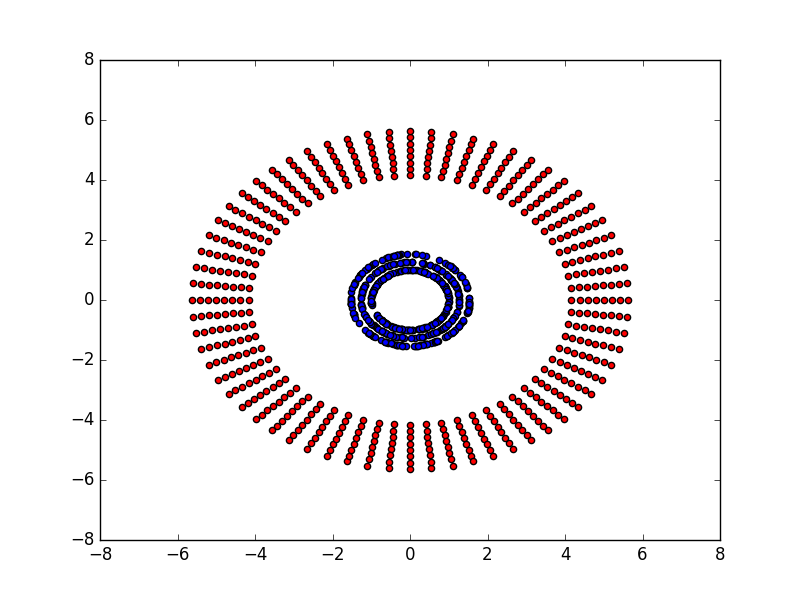

The Python source for this figure:
import numpy as np 
import csv 
import matplotlib.pyplot as plt 
import math

#open the data file
with open('kmeans_data.txt','r') as file:
	reader = csv.reader(file)
	raw_data = list(reader)

num_train = len(raw_data)

feature1 = np.zeros(shape=(num_train,1))
feature2 = np.zeros(shape=(num_train,1))
transformed = np.zeros(shape=(num_train,1))
cluster = np.zeros(shape=(num_train,1))

#process the data to calculate the features of each data point.
#We have transformed each data point to a 1-D point (sqrt(x**2+y**2)), or effectively to (sqrt(x**2+y**2),0). This transformation separates the data into two linearly separable regions
for i in range(num_train):
	temp = raw_data[i][0].split()
	feature1[i] = float(temp[0])
	feature2[i] = float(temp[1])
	transformed[i] = float(temp[0])**2 + float(temp[1])**2

mean1 = transformed[0]
mean2 = transformed[1]
cluster[0] = 0
cluster[1] =1
prev_mean1 = mean1
prev_mean2 = mean2

#clustering algo
while(1):
	#calculate the cluster id of each data point based on current means of clustes

	for i in range(num_train):
		if((transformed[i]-mean1)**2 > (transformed[i]-mean2)**2 ):
			cluster[i] = 1
		else:
			cluster[i] = 0

	temp1 = 0
	temp2 = 0
	num_1 = 0
	num_2 = 0
	#calculate the mean of both clusters based on new assignment of cluster ids

	for i in range(num_train):
		if(cluster[i] == 0):
			temp1 += transformed[i]
			num_1 += 1
		else:
			temp2 += transformed[i]
			num_2 += 1
	
	prev_mean1 = mean1
	prev_mean2 = mean2
	mean1 = temp1/num_1
	mean2 = temp2/num_2
	#if means don't change any further, we have converged. 


	if(int(mean1) == int(prev_mean1) and int(mean2) == int(prev_mean2) ):
		break

cluster1_x =[]
cluster1_y =[]
cluster2_x = []
cluster2_y = []
#based on each cluster, plot the points in different colors.

for i in range(num_train):
	if(cluster[i] == 0):
		cluster1_x.append(feature1[i])
		cluster1_y.append(feature2[i])
	else:
		cluster2_x.append(feature1[i])
		cluster2_y.append(feature2[i])


plt.scatter(cluster1_x,cluster1_y,c='b')
plt.scatter(cluster2_x,cluster2_y,c='r')
plt.savefig('cluster_hand.png')
